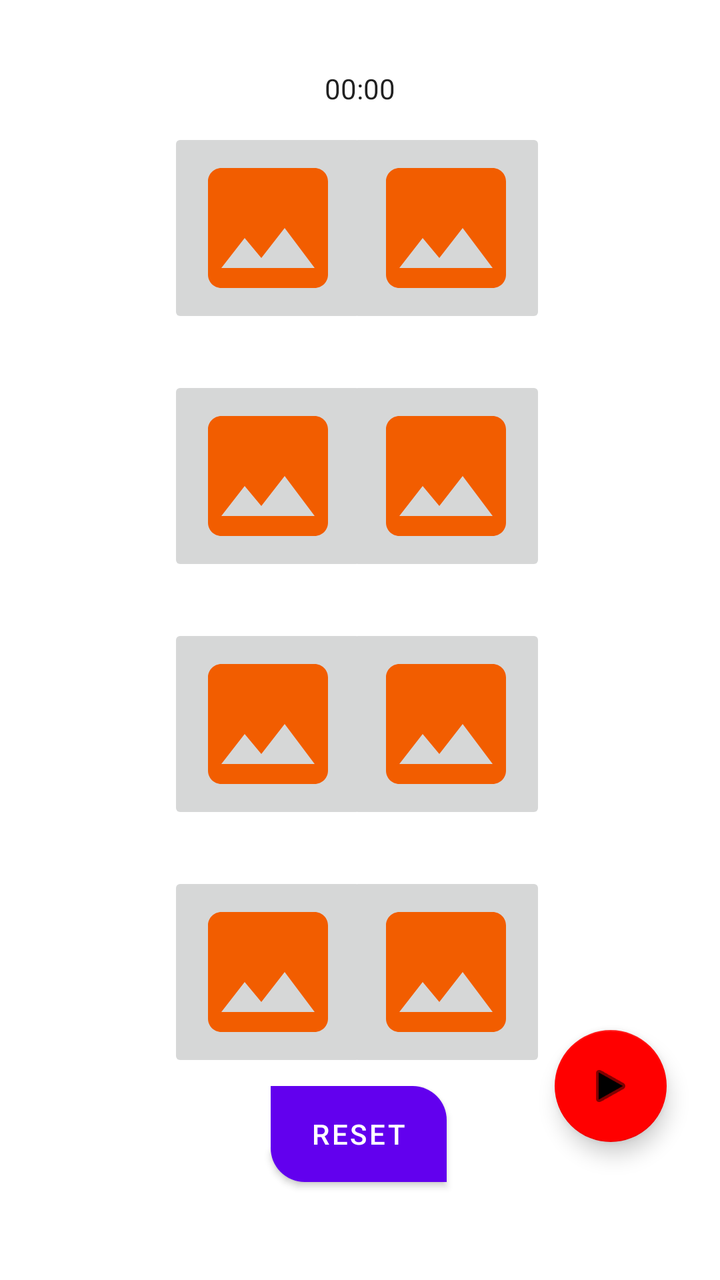
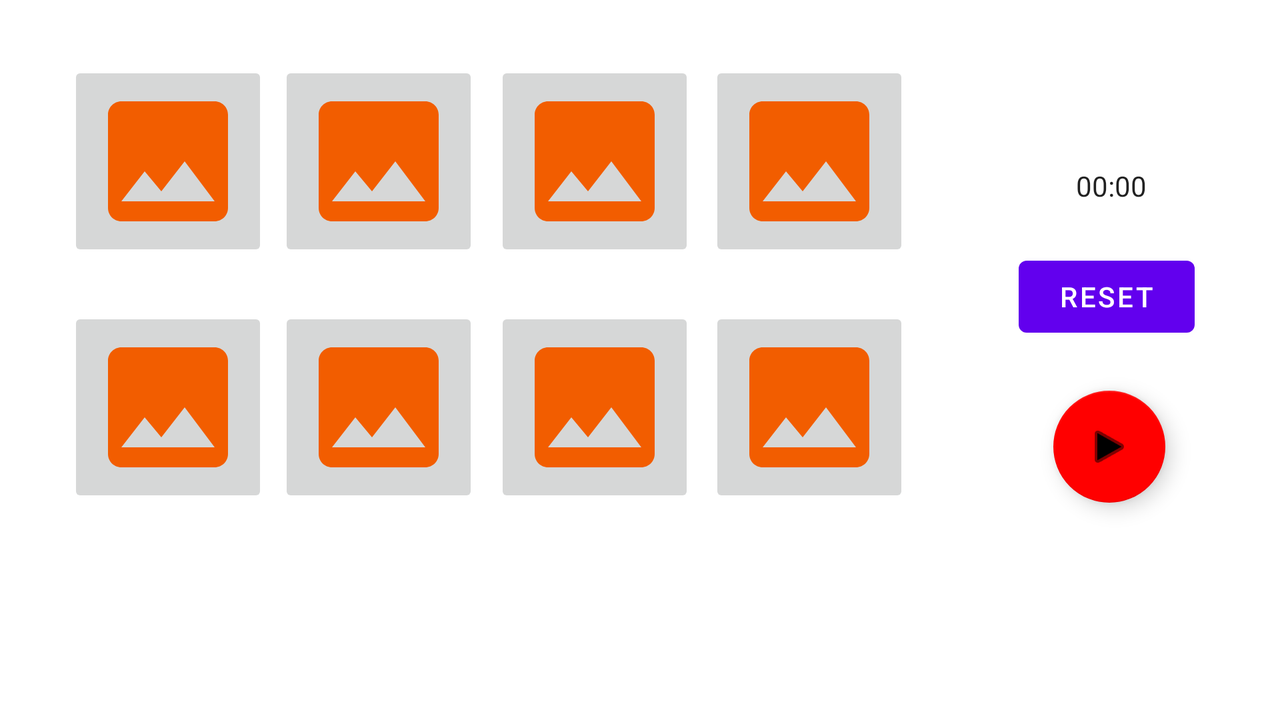

Two renders of one Android screen. The first uses the default layout on a phone; the second uses the alternative layout the repository ships for a different screen configuration, on a matching device. The two XML files are below.
<!-- AndroidManifest.xml: application theme Theme.MijnApplicatie -->
<!-- res/layout/fragment_home.xml -->
<?xml version="1.0" encoding="utf-8"?>
<androidx.constraintlayout.widget.ConstraintLayout xmlns:android="http://schemas.android.com/apk/res/android"
    xmlns:app="http://schemas.android.com/apk/res-auto"
    xmlns:tools="http://schemas.android.com/tools"
    android:layout_width="match_parent"
    android:layout_height="match_parent"
    tools:context=".ui.home.HomeFragment">

    <ImageButton
        android:id="@+id/imageButton2"
        android:layout_width="100dp"
        android:layout_height="100dp"
        android:layout_marginEnd="87dp"
        android:layout_marginRight="87dp"
        android:contentDescription="TODO"
        android:scaleType="centerCrop"
        app:layout_constraintEnd_toEndOf="parent"
        app:layout_constraintTop_toTopOf="@+id/imageButton1"
        app:srcCompat="@drawable/ic_photo_vector" />

    <ImageButton
        android:id="@+id/imageButton3"
        android:layout_width="100dp"
        android:layout_height="100dp"
        android:layout_marginTop="24dp"
        android:scaleType="centerCrop"
        app:layout_constraintStart_toStartOf="@+id/imageButton1"
        app:layout_constraintTop_toBottomOf="@+id/imageButton1"
        app:srcCompat="@drawable/ic_photo_vector" />

    <ImageButton
        android:id="@+id/imageButton4"
        android:layout_width="100dp"
        android:layout_height="100dp"
        android:scaleType="centerCrop"
        app:layout_constraintEnd_toEndOf="@+id/imageButton2"
        app:layout_constraintTop_toTopOf="@+id/imageButton3"
        app:srcCompat="@drawable/ic_photo_vector" />

    <ImageButton
        android:id="@+id/imageButton5"
        android:layout_width="100dp"
        android:layout_height="100dp"
        android:layout_marginTop="24dp"
        android:scaleType="centerCrop"
        app:layout_constraintStart_toStartOf="@+id/imageButton3"
        app:layout_constraintTop_toBottomOf="@+id/imageButton3"
        app:srcCompat="@drawable/ic_photo_vector" />

    <ImageButton
        android:id="@+id/imageButton6"
        android:layout_width="100dp"
        android:layout_height="100dp"
        android:scaleType="centerCrop"
        app:layout_constraintEnd_toEndOf="@+id/imageButton4"
        app:layout_constraintTop_toTopOf="@+id/imageButton5"
        app:srcCompat="@drawable/ic_photo_vector" />

    <ImageButton
        android:id="@+id/imageButton7"
        android:layout_width="100dp"
        android:layout_height="100dp"
        android:layout_marginTop="24dp"
        android:scaleType="centerCrop"
        app:layout_constraintStart_toStartOf="@+id/imageButton5"
        app:layout_constraintTop_toBottomOf="@+id/imageButton5"
        app:srcCompat="@drawable/ic_photo_vector" />

    <ImageButton
        android:id="@+id/imageButton8"
        android:layout_width="100dp"
        android:layout_height="100dp"
        android:scaleType="centerCrop"
        app:layout_constraintEnd_toEndOf="@+id/imageButton6"
        app:layout_constraintTop_toTopOf="@+id/imageButton7"
        app:srcCompat="@drawable/ic_photo_vector" />

    <ImageButton
        android:id="@+id/imageButton1"
        android:layout_width="100dp"
        android:layout_height="100dp"
        android:layout_marginStart="84dp"
        android:layout_marginLeft="84dp"
        android:layout_marginTop="64dp"
        android:scaleType="centerCrop"
        app:layout_constraintStart_toStartOf="parent"
        app:layout_constraintTop_toTopOf="parent"
        app:srcCompat="@drawable/ic_photo_vector" />

    <Chronometer
        android:id="@+id/chronometer"
        android:layout_width="wrap_content"
        android:layout_height="wrap_content"
        android:text=""
        app:layout_constraintBottom_toBottomOf="parent"
        app:layout_constraintEnd_toEndOf="parent"
        app:layout_constraintStart_toStartOf="parent"
        app:layout_constraintTop_toTopOf="parent"
        app:layout_constraintVertical_bias="0.056" />

    <Button
        android:id="@+id/buttonReset"
        android:layout_width="wrap_content"
        android:layout_height="wrap_content"
        android:layout_marginBottom="4dp"
        android:text="@string/reset"
        android:background="@drawable/custom_reset_button"
        app:layout_constraintBottom_toBottomOf="parent"
        app:layout_constraintEnd_toEndOf="parent"
        app:layout_constraintHorizontal_bias="0.498"
        app:layout_constraintStart_toStartOf="parent"
        app:layout_constraintTop_toBottomOf="@+id/imageButton8"
        app:layout_constraintVertical_bias="0.137" />

    <com.google.android.material.floatingactionbutton.FloatingActionButton
        android:id="@+id/startGame"
        android:layout_width="wrap_content"
        android:layout_height="wrap_content"
        android:clickable="true"
        app:backgroundTint="#FF0000"
        app:layout_constraintBottom_toBottomOf="parent"
        app:layout_constraintEnd_toEndOf="parent"
        app:layout_constraintHorizontal_bias="0.912"
        app:layout_constraintStart_toStartOf="parent"
        app:layout_constraintTop_toTopOf="parent"
        app:layout_constraintVertical_bias="0.882"
        app:srcCompat="@android:drawable/ic_media_play" />

</androidx.constraintlayout.widget.ConstraintLayout>
<!-- resources referenced by this layout -->
<resources>
  <!-- drawable custom_reset_button (drawable) -->
  <?xml version="1.0" encoding="utf-8"?>
  <shape xmlns:android="http://schemas.android.com/apk/res/android" android:shape="rectangle">
      <gradient android:startColor="#FF0000" android:endColor="#FFFF00" android:type="linear"/>
  
      <corners android:topRightRadius="17dp" android:bottomLeftRadius="17dp"/>
  </shape>
  <!-- drawable ic_photo_vector (drawable-v24) -->
  <vector android:height="24dp" android:tint="#F25D00"
      android:viewportHeight="24" android:viewportWidth="24"
      android:width="24dp" xmlns:android="http://schemas.android.com/apk/res/android">
      <path android:fillColor="@android:color/white" android:pathData="M21,19V5c0,-1.1 -0.9,-2 -2,-2H5c-1.1,0 -2,0.9 -2,2v14c0,1.1 0.9,2 2,2h14c1.1,0 2,-0.9 2,-2zM8.5,13.5l2.5,3.01L14.5,12l4.5,6H5l3.5,-4.5z"/>
  </vector>
  <string name="reset">Reset</string>
  <style name="Theme.MijnApplicatie" parent="Theme.MaterialComponents.DayNight.DarkActionBar">
          
          <item name="colorPrimary">@color/purple_500</item>
          <item name="colorPrimaryVariant">@color/purple_700</item>
          <item name="colorOnPrimary">@color/white</item>
          
          <item name="colorSecondary">@color/teal_200</item>
          <item name="colorSecondaryVariant">@color/teal_700</item>
          <item name="colorOnSecondary">@color/black</item>
          
          <item name="android:statusBarColor" tools:targetApi="l">?attr/colorPrimaryVariant</item>
          
      </style>
</resources>
<!-- res/layout-land/fragment_home.xml (the repository's variant of the layout above) -->
<!-- drawn on the phone turned sideways -->
<?xml version="1.0" encoding="utf-8"?>
<androidx.constraintlayout.widget.ConstraintLayout xmlns:android="http://schemas.android.com/apk/res/android"
    xmlns:app="http://schemas.android.com/apk/res-auto"
    xmlns:tools="http://schemas.android.com/tools"
    android:layout_width="match_parent"
    android:layout_height="match_parent"
    tools:context=".ui.home.HomeFragment">

    <ImageButton
        android:id="@+id/imageButton2"
        android:layout_width="100dp"
        android:layout_height="100dp"
        android:contentDescription="TODO"
        android:scaleType="centerCrop"
        app:layout_constraintBottom_toBottomOf="parent"
        app:layout_constraintEnd_toEndOf="parent"
        app:layout_constraintHorizontal_bias="0.657"
        app:layout_constraintStart_toStartOf="parent"
        app:layout_constraintTop_toTopOf="parent"
        app:layout_constraintVertical_bias="0.118"
        app:srcCompat="@drawable/ic_photo_vector" />

    <ImageButton
        android:id="@+id/imageButton3"
        android:layout_width="100dp"
        android:layout_height="100dp"
        android:scaleType="centerCrop"
        app:layout_constraintBottom_toBottomOf="parent"
        app:layout_constraintEnd_toEndOf="parent"
        app:layout_constraintHorizontal_bias="0.063"
        app:layout_constraintStart_toStartOf="parent"
        app:layout_constraintTop_toTopOf="parent"
        app:layout_constraintVertical_bias="0.591"
        app:srcCompat="@drawable/ic_photo_vector" />

    <ImageButton
        android:id="@+id/imageButton4"
        android:layout_width="100dp"
        android:layout_height="100dp"
        android:scaleType="centerCrop"
        app:layout_constraintBottom_toBottomOf="parent"
        app:layout_constraintEnd_toEndOf="parent"
        app:layout_constraintHorizontal_bias="0.657"
        app:layout_constraintStart_toStartOf="parent"
        app:layout_constraintTop_toTopOf="parent"
        app:layout_constraintVertical_bias="0.591"
        app:srcCompat="@drawable/ic_photo_vector" />

    <ImageButton
        android:id="@+id/imageButton5"
        android:layout_width="100dp"
        android:layout_height="100dp"
        android:scaleType="centerCrop"
        app:layout_constraintBottom_toBottomOf="parent"
        app:layout_constraintEnd_toEndOf="parent"
        app:layout_constraintHorizontal_bias="0.258"
        app:layout_constraintStart_toStartOf="parent"
        app:layout_constraintTop_toTopOf="parent"
        app:layout_constraintVertical_bias="0.118"
        app:srcCompat="@drawable/ic_photo_vector" />

    <ImageButton
        android:id="@+id/imageButton6"
        android:layout_width="100dp"
        android:layout_height="100dp"
        android:scaleType="centerCrop"
        app:layout_constraintBottom_toBottomOf="parent"
        app:layout_constraintEnd_toEndOf="parent"
        app:layout_constraintHorizontal_bias="0.458"
        app:layout_constraintStart_toStartOf="parent"
        app:layout_constraintTop_toTopOf="parent"
        app:layout_constraintVertical_bias="0.118"
        app:srcCompat="@drawable/ic_photo_vector" />

    <ImageButton
        android:id="@+id/imageButton7"
        android:layout_width="100dp"
        android:layout_height="100dp"
        android:scaleType="centerCrop"
        app:layout_constraintBottom_toBottomOf="parent"
        app:layout_constraintEnd_toEndOf="parent"
        app:layout_constraintHorizontal_bias="0.258"
        app:layout_constraintStart_toStartOf="parent"
        app:layout_constraintTop_toTopOf="parent"
        app:layout_constraintVertical_bias="0.591"
        app:srcCompat="@drawable/ic_photo_vector" />

    <ImageButton
        android:id="@+id/imageButton8"
        android:layout_width="100dp"
        android:layout_height="100dp"
        android:scaleType="centerCrop"
        app:layout_constraintBottom_toBottomOf="parent"
        app:layout_constraintEnd_toEndOf="parent"
        app:layout_constraintHorizontal_bias="0.458"
        app:layout_constraintStart_toStartOf="parent"
        app:layout_constraintTop_toTopOf="parent"
        app:layout_constraintVertical_bias="0.591"
        app:srcCompat="@drawable/ic_photo_vector" />

    <ImageButton
        android:id="@+id/imageButton1"
        android:layout_width="100dp"
        android:layout_height="100dp"
        android:scaleType="centerCrop"
        app:layout_constraintBottom_toBottomOf="parent"
        app:layout_constraintEnd_toEndOf="parent"
        app:layout_constraintHorizontal_bias="0.063"
        app:layout_constraintStart_toStartOf="parent"
        app:layout_constraintTop_toTopOf="parent"
        app:layout_constraintVertical_bias="0.118"
        app:srcCompat="@drawable/ic_photo_vector" />

    <Chronometer
        android:id="@+id/chronometer"
        android:layout_width="wrap_content"
        android:layout_height="wrap_content"
        android:text=""
        app:layout_constraintBottom_toBottomOf="parent"
        app:layout_constraintEnd_toEndOf="parent"
        app:layout_constraintHorizontal_bias="0.89"
        app:layout_constraintStart_toStartOf="parent"
        app:layout_constraintTop_toTopOf="parent"
        app:layout_constraintVertical_bias="0.244" />

    <Button
        android:id="@+id/buttonReset"
        android:layout_width="wrap_content"
        android:layout_height="wrap_content"
        android:text="@string/reset"
        app:layout_constraintBottom_toBottomOf="parent"
        app:layout_constraintEnd_toEndOf="parent"
        app:layout_constraintHorizontal_bias="0.923"
        app:layout_constraintStart_toStartOf="parent"
        app:layout_constraintTop_toTopOf="parent"
        app:layout_constraintVertical_bias="0.399" />

    <com.google.android.material.floatingactionbutton.FloatingActionButton
        android:id="@+id/startGame"
        android:layout_width="wrap_content"
        android:layout_height="wrap_content"
        android:clickable="true"
        app:backgroundTint="#FF0000"
        app:layout_constraintBottom_toBottomOf="parent"
        app:layout_constraintEnd_toEndOf="parent"
        app:layout_constraintHorizontal_bias="0.902"
        app:layout_constraintStart_toStartOf="parent"
        app:layout_constraintTop_toTopOf="parent"
        app:layout_constraintVertical_bias="0.642"
        app:srcCompat="@android:drawable/ic_media_play" />

</androidx.constraintlayout.widget.ConstraintLayout>
<!-- resources referenced by the variant -->
<!-- as the phone turned sideways resolves them -->
<resources>
  <!-- drawable ic_photo_vector (drawable-v24) -->
  <vector android:height="24dp" android:tint="#F25D00"
      android:viewportHeight="24" android:viewportWidth="24"
      android:width="24dp" xmlns:android="http://schemas.android.com/apk/res/android">
      <path android:fillColor="@android:color/white" android:pathData="M21,19V5c0,-1.1 -0.9,-2 -2,-2H5c-1.1,0 -2,0.9 -2,2v14c0,1.1 0.9,2 2,2h14c1.1,0 2,-0.9 2,-2zM8.5,13.5l2.5,3.01L14.5,12l4.5,6H5l3.5,-4.5z"/>
  </vector>
  <string name="reset">Reset</string>
  <style name="Theme.MijnApplicatie" parent="Theme.MaterialComponents.DayNight.DarkActionBar">
          
          <item name="colorPrimary">@color/purple_500</item>
          <item name="colorPrimaryVariant">@color/purple_700</item>
          <item name="colorOnPrimary">@color/white</item>
          
          <item name="colorSecondary">@color/teal_200</item>
          <item name="colorSecondaryVariant">@color/teal_700</item>
          <item name="colorOnSecondary">@color/black</item>
          
          <item name="android:statusBarColor" tools:targetApi="l">?attr/colorPrimaryVariant</item>
          
      </style>
</resources>
